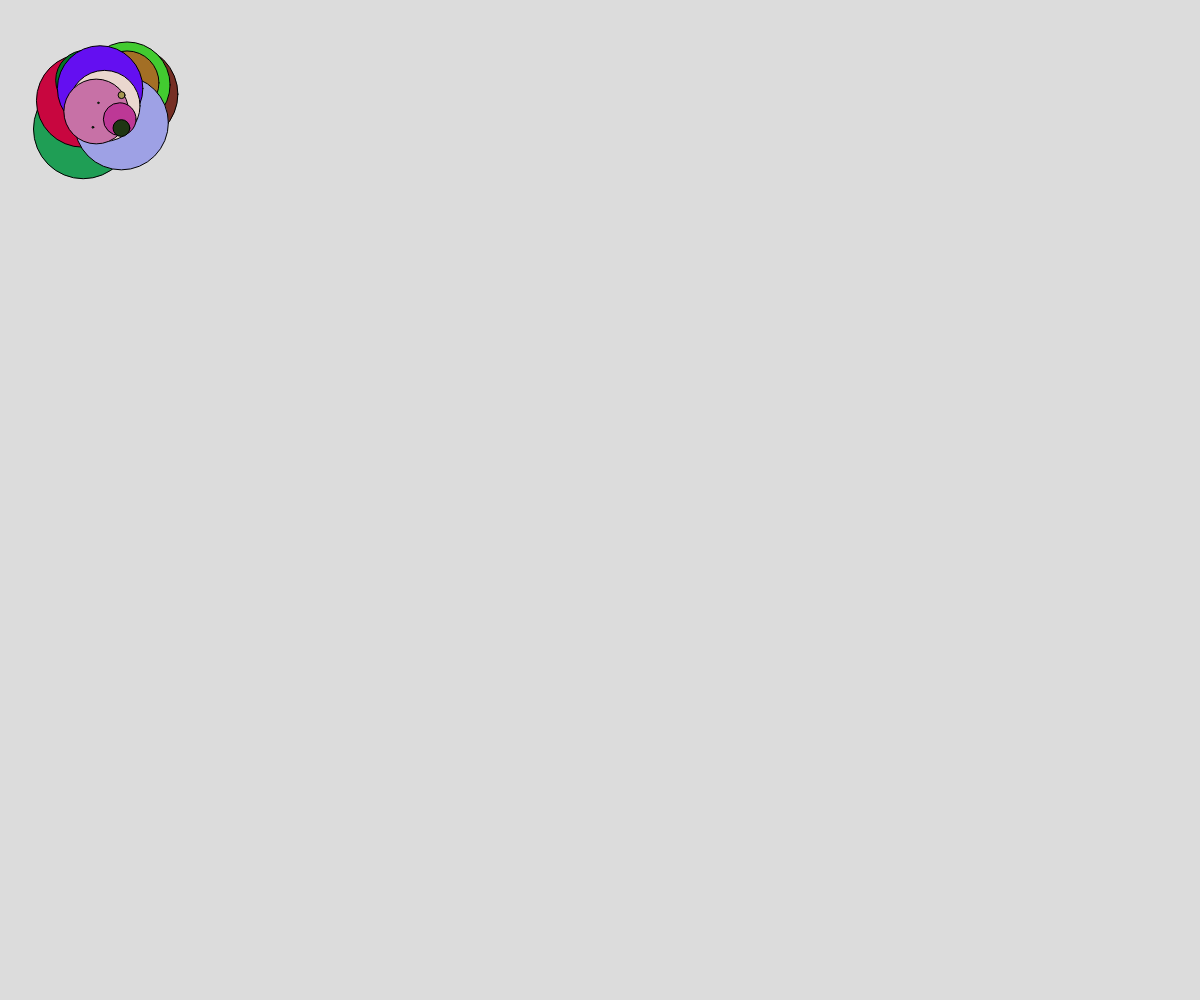
Frame 1 (no input)
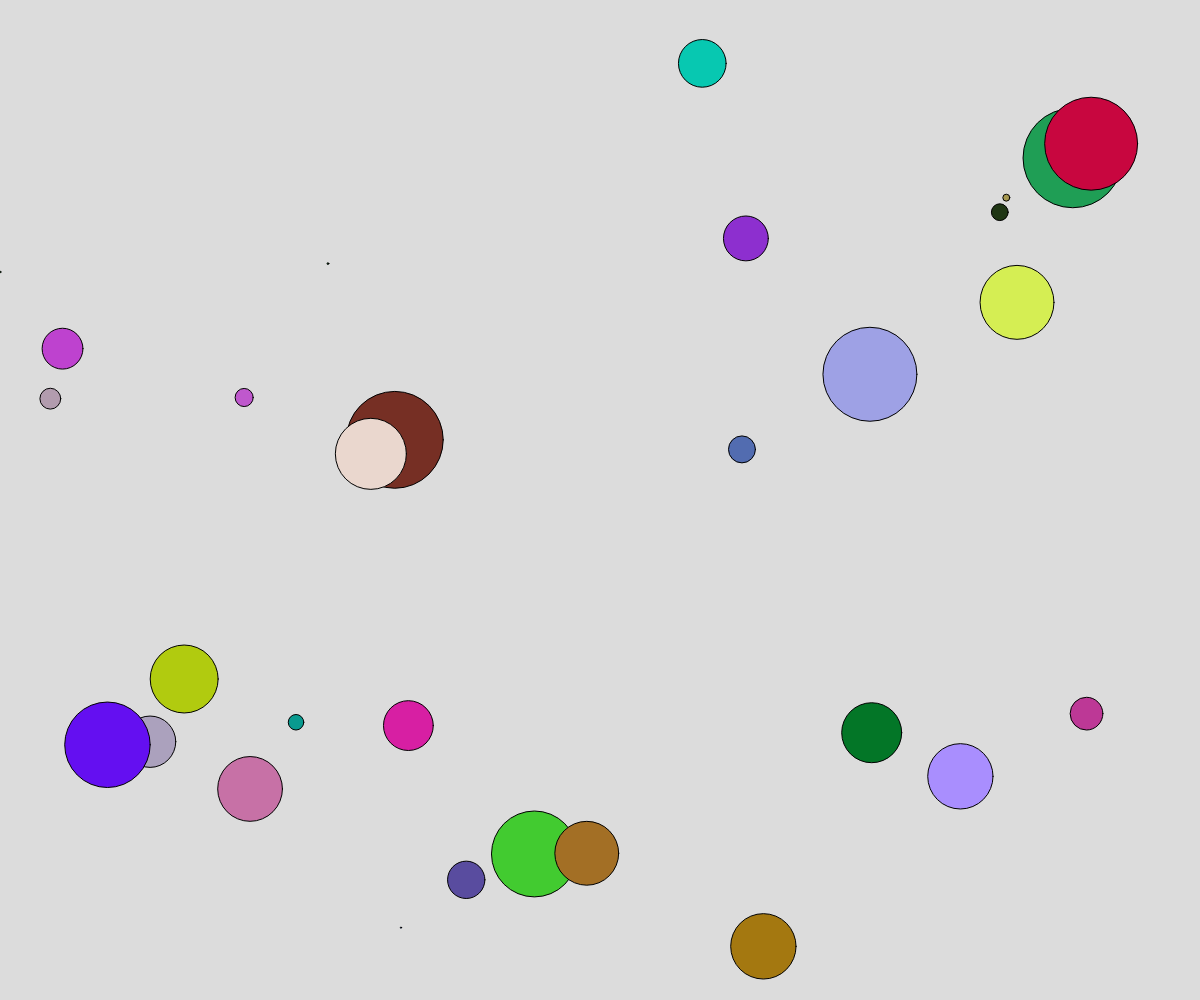
Frame 60 (no input)
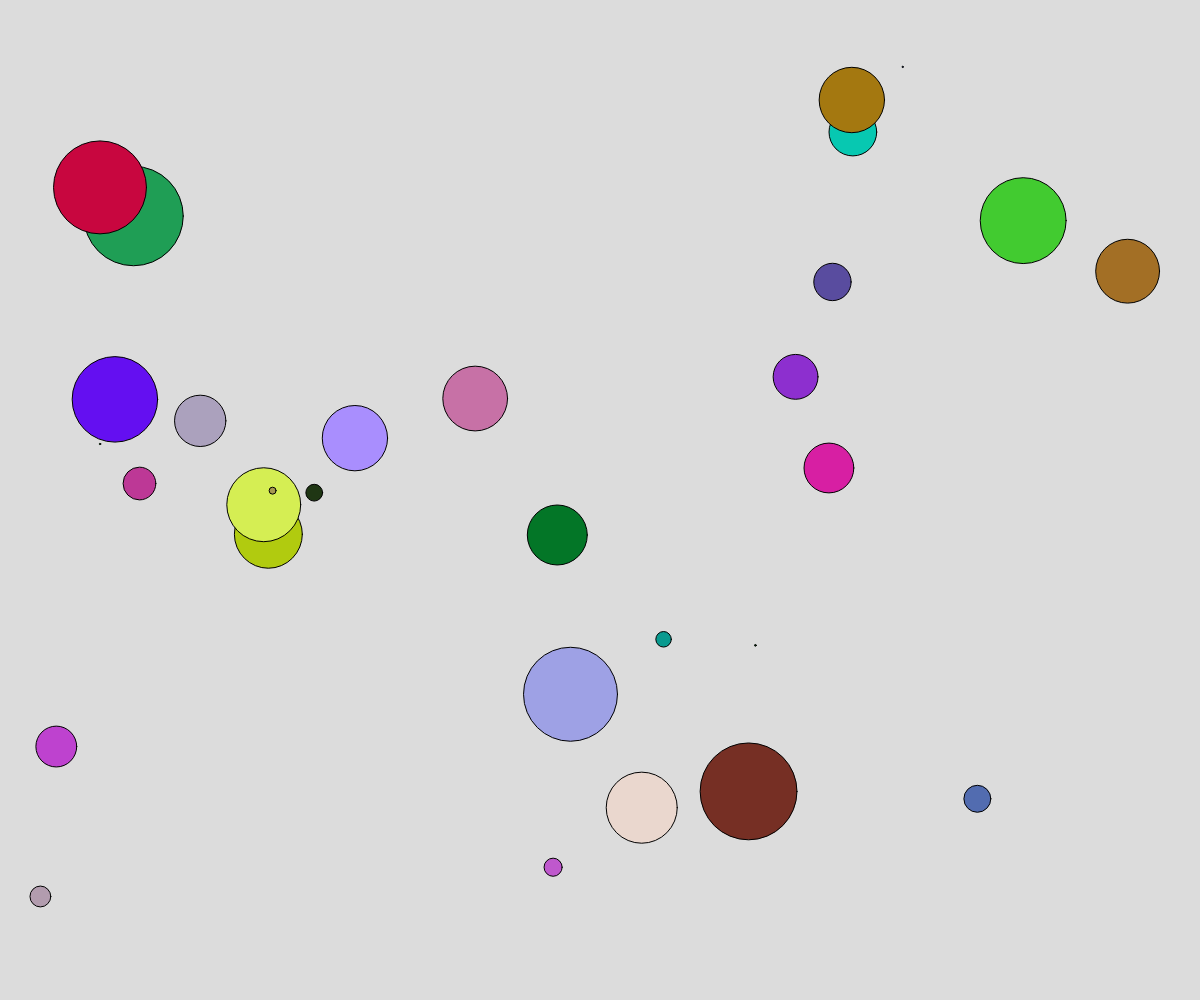
Frame 120 (the mouse pressed at the canvas centre since frame 60)

The p5.js sketch that drew these frames (run headless with seeded random() and noise() and a simulated clock; from frame 60 on, the mouse is pressed at the canvas centre):

// p5.js sketch
// ── sketch.js
let xBalls = [];
let yBalls = [];
let xBallsSpeed = []
let yBallsSpeed = []
let BallsColor = []
let r = []

function setup() {
  createCanvas(windowWidth, windowHeight);
  Spawnballs()
}

function draw() {
  background(220)
  for(i = 0; i < xBalls.length; i++){
    fill(BallsColor[i])
    circle(xBalls[i] += xBallsSpeed[i], yBalls[i] += yBallsSpeed[i],r[i])
    if(xBalls[i] > width - r[i] || xBalls[i] < r[i]){
        xBallsSpeed[i] = -xBallsSpeed[i];
    }
    if(yBalls[i] > height -r[i]|| yBalls[i] < r[i]){
      yBallsSpeed[i] = -yBallsSpeed[i];
    }
  }
}


function Spawnballs(){
  for(i=0; i < 30; i++) {
   let y = random(0,windowHeight)
  let x = random(0,windowWidth)
  y = 100
  x = 100
  xBalls.push(x)
  yBalls.push(y)
  BallsColor.push(color(random(0,255),random(0,255),random(0,255)))
  let xBallsSpeedRandom = random(-20,30)
  let yBallsSpeedRandom = random(-20,30)
  xBallsSpeed.push(xBallsSpeedRandom)
  yBallsSpeed.push(yBallsSpeedRandom)
  r.push(random(1,100))  
  }
 
}
